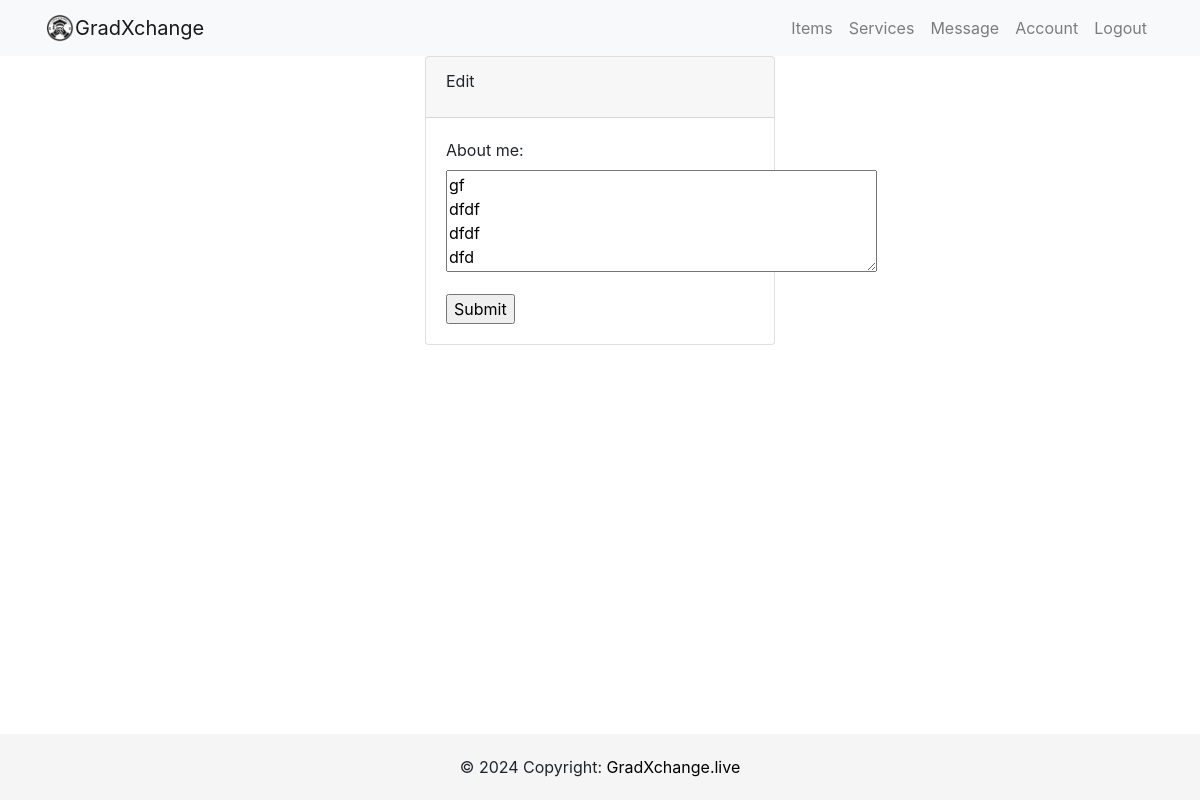
Page /edit_about/ (signed in) on the earlier database version.
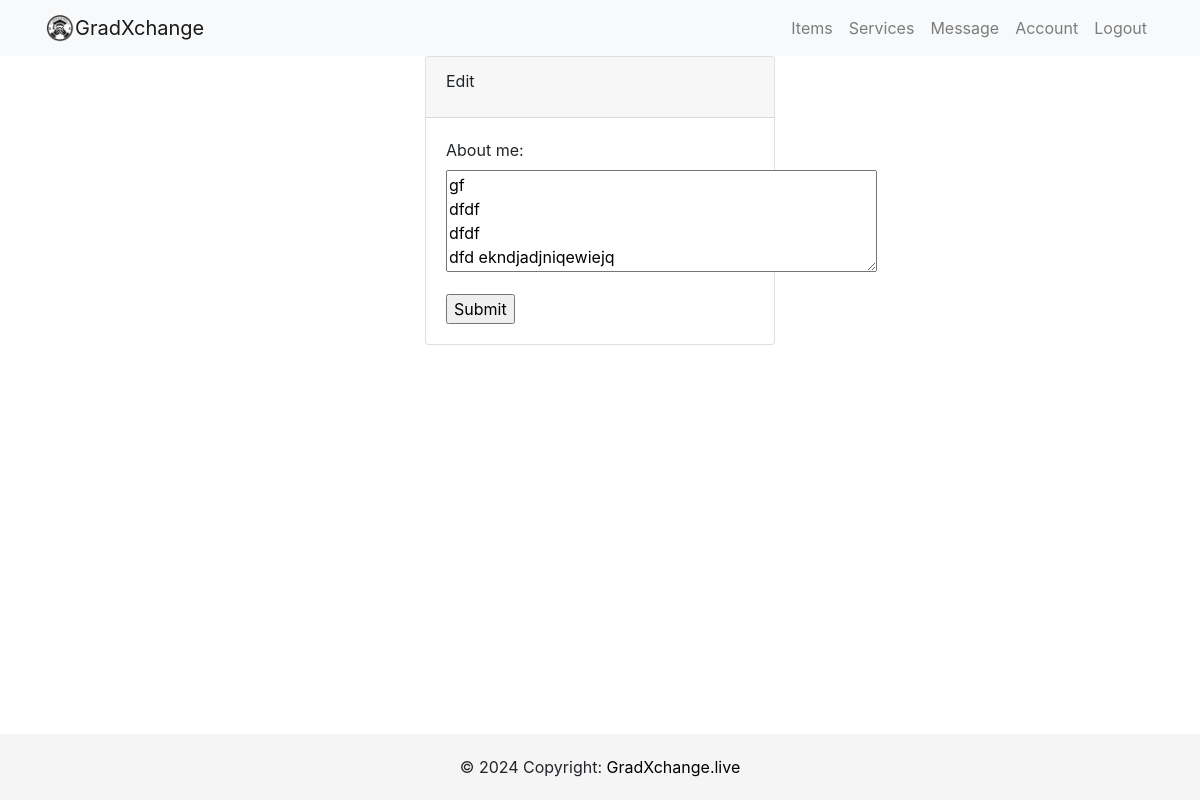
Same page on the later database version.
### users/models.py (models this page shows, shortened)
class Profile(models.Model):
    user = models.OneToOneField(User, on_delete=models.CASCADE)
    image = models.ImageField(default='profilepic.jpg', upload_to='profile_picture')
    location =models.CharField(max_length=100)
    about_me = models.CharField(max_length=200, null=True, blank=True)
    phone_regex = RegexValidator(
        regex=r'^\+?60?\d{9,10}$',
        message="Phone number must be entered in the format: '+60123456789'. With country code +60 and up to 10 digits allowed."
    )
    phone = models.CharField(validators=[phone_regex], max_length=17, blank=True)  # Optional: adjust max_length as needed
    whatsapp_regex = RegexValidator(
        regex=r'^\+?60?\d{9,10}$',
        message="Whatsapp number must be entered in the format: '+60123456789'. With country code +60 and up to 10 digits allowed."
    )
    whatsapp = models.CharField(validators=[whatsapp_regex], max_length=17, blank=True)

### users/views.py (the view)
# urls.py: path('edit_about/',user_views.edit_about, name='edit_about'),
@login_required
def edit_about(request):
    if request.method=='POST':
        about_form = AboutEditForm(instance=request.user.profile,data=request.POST) # data from posted data, instance from form data
        if about_form.is_valid() :
            about_form.save()
            messages.success(request, "Your About Me was updated successfully!")
            return redirect(reverse('account', kwargs={'username': request.user.username}))
    else:
        about_form = AboutEditForm(instance=request.user.profile)
    return render(request,'users/edit.html',{'about_form':about_form,})

### users/forms.py
class AboutEditForm(forms.ModelForm):
    class Meta:
        model = Profile
        fields = ('about_me',)
        widgets = {
            'about_me': Textarea(attrs={'rows': 4, 'cols': 40}),  # Adjust the size as needed
        }

### users/templates/users/edit.html (shortened to what this page needs)
{% extends 'users/base.html' %}
{% block body %}
<div class="container">
    <div class="row">
        <div class="col-md-4 offset-md-4">
            <div class="card">
                <div class="card-header">
                    <div class="card-title"> Edit
                    </div>
                </div>
                <div class="card-body">
                    <form method="post" enctype="multipart/form-data">
                        {{about_form.as_p}}
                        <input type="submit" />
                    </form>
                </div>
            </div>
        </div>
    </div>
</div>
{% endblock %}

Differences in the rows shown:
changed Profile: about_me "gf dfdf dfdf dfd" → "gf dfdf dfdf dfd ekndjadjniqewiejq"
